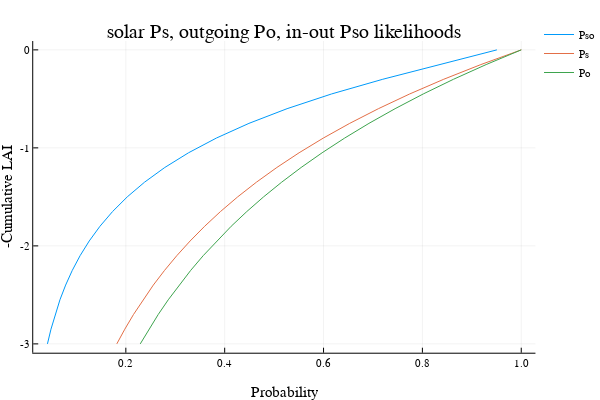

The cell this chart's notebook holds for it:
### Code cell
iLAI = canopy.LAI/canopy.nlayers
sumLAI = [0:iLAI:canopy.LAI;]
plot(canOpt.Pso,-sumLAI, label="Pso")
plot!(canOpt.Ps,-sumLAI, label="Ps")
plot!(canOpt.Po,-sumLAI, label="Po")
ylabel!("-Cumulative LAI")
xlabel!("Probability ")
title!("solar Ps, outgoing Po, in-out Pso likelihoods")

### Figure 1 — Plotly figure (JSON) as saved in the notebook; plotly's stock layout.template omitted (floating-point values rounded to 4 significant figures)
{"data": [{"colorbar": {"title": ""}, "legendgroup": "Pso", "line": {"color": "rgba(0, 154, 250, 1.000)", "dash": "solid", "shape": "linear", "width": 1}, "mode": "lines", "name": "Pso", "showlegend": true, "type": "scatter", "x": [0.9507, 0.8355, 0.7199, 0.6162, 0.5263, 0.4491, 0.3832, 0.3269, 0.2788, 0.2379, 0.2029, 0.1731, 0.1477, 0.126, 0.1075, 0.09167, 0.0782, 0.06671, 0.05691, 0.04854, 0.04141], "xaxis": "x1", "y": [0, -0.15, -0.3, -0.45, -0.6, -0.75, -0.9, -1.05, -1.2, -1.35, -1.5, -1.65, -1.8, -1.95, -2.1, -2.25, -2.4, -2.55, -2.7, -2.85, -3], "yaxis": "y1", "zmax": null, "zmin": null}, {"colorbar": {"title": ""}, "legendgroup": "Ps", "line": {"color": "rgba(227, 111, 71, 1.000)", "dash": "solid", "shape": "linear", "width": 1}, "mode": "lines", "name": "Ps", "showlegend": true, "type": "scatter", "x": [1, 0.9183, 0.8432, 0.7743, 0.711, 0.6529, 0.5996, 0.5506, 0.5056, 0.4642, 0.4263, 0.3915, 0.3595, 0.3301, 0.3031, 0.2783, 0.2556, 0.2347, 0.2155, 0.1979, 0.1817], "xaxis": "x1", "y": [0, -0.15, -0.3, -0.45, -0.6, -0.75, -0.9, -1.05, -1.2, -1.35, -1.5, -1.65, -1.8, -1.95, -2.1, -2.25, -2.4, -2.55, -2.7, -2.85, -3], "yaxis": "y1", "zmax": null, "zmin": null}, {"colorbar": {"title": ""}, "legendgroup": "Po", "line": {"color": "rgba(62, 164, 78, 1.000)", "dash": "solid", "shape": "linear", "width": 1}, "mode": "lines", "name": "Po", "showlegend": true, "type": "scatter", "x": [1, 0.929, 0.863, 0.8017, 0.7448, 0.6919, 0.6428, 0.5971, 0.5547, 0.5153, 0.4787, 0.4447, 0.4131, 0.3838, 0.3565, 0.3312, 0.3077, 0.2858, 0.2655, 0.2467, 0.2292], "xaxis": "x1", "y": [0, -0.15, -0.3, -0.45, -0.6, -0.75, -0.9, -1.05, -1.2, -1.35, -1.5, -1.65, -1.8, -1.95, -2.1, -2.25, -2.4, -2.55, -2.7, -2.85, -3], "yaxis": "y1", "zmax": null, "zmin": null}], "layout": {"annotations": [{"font": {"color": "rgba(0, 0, 0, 1.000)", "family": "sans-serif", "size": 20}, "rotation": 0, "showarrow": false, "text": "solar Ps, outgoing Po, in-out Pso likelihoods", "x": 0.5275, "xanchor": "center", "xref": "paper", "y": 1, "yanchor": "top", "yref": "paper"}], "height": 400, "legend": {"bgcolor": "rgba(255, 255, 255, 1.000)", "bordercolor": "rgba(0, 0, 0, 1.000)", "font": {"color": "rgba(0, 0, 0, 1.000)", "family": "sans-serif", "size": 11}, "tracegroupgap": 0, "x": 1, "y": 1}, "margin": {"b": 20, "l": 0, "r": 0, "t": 20}, "paper_bgcolor": "rgba(255, 255, 255, 1.000)", "plot_bgcolor": "rgba(255, 255, 255, 1.000)", "showlegend": true, "width": 600, "xaxis": {"anchor": "y1", "domain": [0.06165, 0.9934], "gridcolor": "rgba(0, 0, 0, 0.100)", "gridwidth": 0.5, "linecolor": "rgba(0, 0, 0, 1.000)", "mirror": false, "range": [0.01265, 1.029], "showgrid": true, "showline": true, "showticklabels": true, "tickangle": 0, "tickcolor": "rgb(0, 0, 0)", "tickfont": {"color": "rgba(0, 0, 0, 1.000)", "family": "sans-serif", "size": 11}, "tickmode": "array", "ticks": "inside", "ticktext": ["0.2", "0.4", "0.6", "0.8", "1.0"], "tickvals": [0.2, 0.4, 0.6, 0.8, 1], "title": "Probability ", "titlefont": {"color": "rgba(0, 0, 0, 1.000)", "family": "sans-serif", "size": 15}, "type": "-", "visible": true, "zeroline": false, "zerolinecolor": "rgba(0, 0, 0, 1.000)"}, "yaxis": {"anchor": "x1", "domain": [0.07581, 0.9415], "gridcolor": "rgba(0, 0, 0, 0.100)", "gridwidth": 0.5, "linecolor": "rgba(0, 0, 0, 1.000)", "mirror": false, "range": [-3.09, 0.09], "showgrid": true, "showline": true, "showticklabels": true, "tickangle": 0, "tickcolor": "rgb(0, 0, 0)", "tickfont": {"color": "rgba(0, 0, 0, 1.000)", "family": "sans-serif", "size": 11}, "tickmode": "array", "ticks": "inside", "ticktext": ["-3", "-2", "-1", "0"], "tickvals": [-3, -2, -1, 0], "title": "-Cumulative LAI", "titlefont": {"color": "rgba(0, 0, 0, 1.000)", "family": "sans-serif", "size": 15}, "type": "-", "visible": true, "zeroline": false, "zerolinecolor": "rgba(0, 0, 0, 1.000)"}}}
